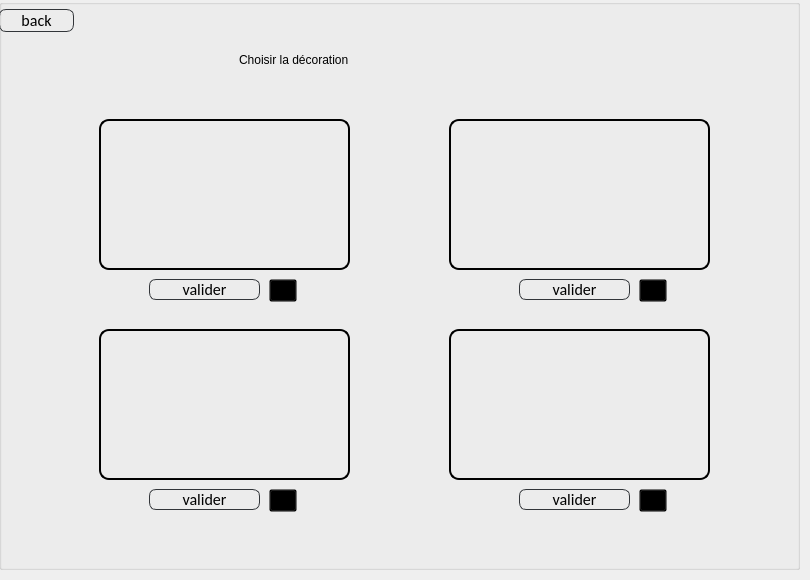
      <widget class="QWidget" name="choisie_decoration">
       <widget class="QGroupBox" name="groupBox_13">
        <property name="geometry">
         <rect>
          <x>-1</x>
          <y>-1</y>
          <width>801</width>
          <height>571</height>
         </rect>
        </property>
        <property name="styleSheet">
         <string notr="true">background:transparent;</string>
        </property>
        <property name="title">
         <string/>
        </property>
        <widget class="QPushButton" name="pushButton_35">
         <property name="geometry">
          <rect>
           <x>0</x>
           <y>10</y>
           <width>75</width>
           <height>23</height>
          </rect>
         </property>
         <property name="styleSheet">
          <string notr="true">
QPushButton
{
	background: transparent;
	border-style:solid;
	border-radius:7px;
	border-width:1px;
border-color: rgb(50, 53, 57);
	color:rgb(0,0,0);
	font-size:16px;
font-family:Calibri;
}

QPushButton:hover
{
	background-color: #00000000;
	border-color: rgb(30, 227, 0);
	/*color:rgb(30, 227, 0);*/
}

QPushButton:focus
{
	background-color:  rgb(30, 227, 0);
	border-color: rgba(30, 227, 0,0);
	color:rgb(255, 255, 255);
}
</string>
         </property>
         <property name="text">
          <string>back</string>
         </property>
        </widget>
        <widget class="QLabel" name="label_27">
         <property name="geometry">
          <rect>
           <x>240</x>
           <y>40</y>
           <width>361</width>
           <height>41</height>
          </rect>
         </property>
         <property name="styleSheet">
          <string notr="true">font: 28pt &quot;Allura&quot;;
color: rgb(0, 0, 0);</string>
         </property>
         <property name="text">
          <string>Choisir la décoration</string>
         </property>
        </widget>
        <widget class="QFrame" name="frame_67">
         <property name="geometry">
          <rect>
           <x>450</x>
           <y>120</y>
           <width>261</width>
           <height>151</height>
          </rect>
         </property>
         <property name="styleSheet">
          <string notr="true">	background: transparent;
image: url(:/Deco-de-table-Mariage-rose-bleu-et-argent-Juin-2017-Fleur-de-Lune-Fleuriste-Epicerie-fine-Evron_260x150.jpg);

	border-style:solid;
	border-radius:10px;
	border-width:2px;

</string>
         </property>
         <property name="frameShape">
          <enum>QFrame::StyledPanel</enum>
         </property>
         <property name="frameShadow">
          <enum>QFrame::Raised</enum>
         </property>
        </widget>
        <widget class="QFrame" name="frame_68">
         <property name="geometry">
          <rect>
           <x>100</x>
           <y>330</y>
           <width>251</width>
           <height>151</height>
          </rect>
         </property>
         <property name="styleSheet">
          <string notr="true">	background: transparent;
image: url(:/62e8f978bed9b87efdb1e8367f2d13d4.jpg);
	border-style:solid;
	border-radius:10px;
	border-width:2px;
</string>
         </property>
         <property name="frameShape">
          <enum>QFrame::StyledPanel</enum>
         </property>
         <property name="frameShadow">
          <enum>QFrame::Raised</enum>
         </property>
        </widget>
        <widget class="QFrame" name="frame_69">
         <property name="geometry">
          <rect>
           <x>100</x>
           <y>120</y>
           <width>251</width>
           <height>151</height>
          </rect>
         </property>
         <property name="styleSheet">
          <string notr="true">	background: transparent;
image: url(:/ob_991774_chemin-table-cuivre-paillete.jpg);
	border-style:solid;
	border-radius:10px;
	border-width:2px;


</string>
         </property>
         <property name="frameShape">
          <enum>QFrame::StyledPanel</enum>
         </property>
         <property name="frameShadow">
          <enum>QFrame::Raised</enum>
         </property>
        </widget>
        <widget class="QPushButton" name="pushButton_123">
         <property name="geometry">
          <rect>
           <x>150</x>
           <y>280</y>
           <width>111</width>
           <height>21</height>
          </rect>
         </property>
         <property name="styleSheet">
          <string notr="true">
QPushButton
{
	background: transparent;
	border-style:solid;
	border-radius:7px;
	border-width:1px;
border-color: rgb(50, 53, 57);
	color:rgb(0,0,0);
	font-size:16px;
font-family:Calibri;
}

QPushButton:hover
{
	background-color: #00000000;
	border-color: rgb(30, 227, 0);
	/*color:rgb(30, 227, 0);*/
}

QPushButton:focus
{
	background-color:  rgb(30, 227, 0);
	border-color: rgba(30, 227, 0,0);
	color:rgb(255, 255, 255);
}
</string>
         </property>
         <property name="text">
          <string>valider</string>
         </property>
        </widget>
        <widget class="QToolButton" name="toolButton_55">
         <property name="geometry">
          <rect>
           <x>640</x>
           <y>490</y>
           <width>28</width>
           <height>23</height>
          </rect>
         </property>
         <property name="text">
          <string>...</string>
         </property>
        </widget>
        <widget class="QPushButton" name="pushButton_124">
         <property name="geometry">
          <rect>
           <x>520</x>
           <y>490</y>
           <width>111</width>
           <height>21</height>
          </rect>
         </property>
         <property name="styleSheet">
          <string notr="true">
QPushButton
{
	background: transparent;
	border-style:solid;
	border-radius:7px;
	border-width:1px;
border-color: rgb(50, 53, 57);
	color:rgb(0,0,0);
	font-size:16px;
font-family:Calibri;
}

QPushButton:hover
{
	background-color: #00000000;
	border-color: rgb(30, 227, 0);
	/*color:rgb(30, 227, 0);*/
}

QPushButton:focus
{
	background-color:  rgb(30, 227, 0);
	border-color: rgba(30, 227, 0,0);
	color:rgb(255, 255, 255);
}
</string>
         </property>
         <property name="text">
          <string>valider</string>
         </property>
        </widget>
        <widget class="QToolButton" name="toolButton_56">
         <property name="geometry">
          <rect>
           <x>270</x>
           <y>280</y>
           <width>28</width>
           <height>23</height>
          </rect>
         </property>
         <property name="styleSheet">
          <string notr="true">QPushButton
{
	background: transparent;
	border-style:solid;
	border-radius:7px;
	border-width:1px;
border-color: rgb(50, 53, 57);
	color:rgb(0,0,0);
	font-size:16px;
font-family:Calibri;
}

QPushButton:hover
{
	background-color: #00000000;
	border-color: rgb(30, 227, 0);
	/*color:rgb(30, 227, 0);*/
}

QPushButton:focus
{
	background-color:  rgb(30, 227, 0);
	border-color: rgba(30, 227, 0,0);
	color:rgb(255, 255, 255);
}
</string>
         </property>
         <property name="text">
          <string>...</string>
         </property>
        </widget>
        <widget class="QPushButton" name="pushButton_125">
         <property name="geometry">
          <rect>
           <x>150</x>
           <y>490</y>
           <width>111</width>
           <height>21</height>
          </rect>
         </property>
         <property name="styleSheet">
          <string notr="true">
QPushButton
{
	background: transparent;
	border-style:solid;
	border-radius:7px;
	border-width:1px;
border-color: rgb(50, 53, 57);
	color:rgb(0,0,0);
	font-size:16px;
font-family:Calibri;
}

QPushButton:hover
{
	background-color: #00000000;
	border-color: rgb(30, 227, 0);
	/*color:rgb(30, 227, 0);*/
}

QPushButton:focus
{
	background-color:  rgb(30, 227, 0);
	border-color: rgba(30, 227, 0,0);
	color:rgb(255, 255, 255);
}
</string>
         </property>
         <property name="text">
          <string>valider</string>
         </property>
        </widget>
        <widget class="QPushButton" name="pushButton_126">
         <property name="geometry">
          <rect>
           <x>520</x>
           <y>280</y>
           <width>111</width>
           <height>21</height>
          </rect>
         </property>
         <property name="styleSheet">
          <string notr="true">
QPushButton
{
	background: transparent;
	border-style:solid;
	border-radius:7px;
	border-width:1px;
border-color: rgb(50, 53, 57);
	color:rgb(0,0,0);
	font-size:16px;
font-family:Calibri;
}

QPushButton:hover
{
	background-color: #00000000;
	border-color: rgb(30, 227, 0);
	/*color:rgb(30, 227, 0);*/
}

QPushButton:focus
{
	background-color:  rgb(30, 227, 0);
	border-color: rgba(30, 227, 0,0);
	color:rgb(255, 255, 255);
}
</string>
         </property>
         <property name="text">
          <string>valider</string>
         </property>
        </widget>
        <widget class="QFrame" name="frame_70">
         <property name="geometry">
          <rect>
           <x>450</x>
           <y>330</y>
           <width>261</width>
           <height>151</height>
          </rect>
         </property>
         <property name="styleSheet">
          <string notr="true">	background: transparent;
image: url(:/dccdcdcdc.jpg);
	border-style:solid;
	border-radius:10px;
	border-width:2px;
</string>
         </property>
         <property name="frameShape">
          <enum>QFrame::StyledPanel</enum>
         </property>
         <property name="frameShadow">
          <enum>QFrame::Raised</enum>
         </property>
        </widget>
        <widget class="QToolButton" name="toolButton_57">
         <property name="geometry">
          <rect>
           <x>270</x>
           <y>490</y>
           <width>28</width>
           <height>23</height>
          </rect>
         </property>
         <property name="text">
          <string>...</string>
         </property>
        </widget>
        <widget class="QToolButton" name="toolButton_58">
         <property name="geometry">
          <rect>
           <x>640</x>
           <y>280</y>
           <width>28</width>
           <height>23</height>
          </rect>
         </property>
         <property name="text">
          <string>...</string>
         </property>
        </widget>
       </widget>
      </widget>
